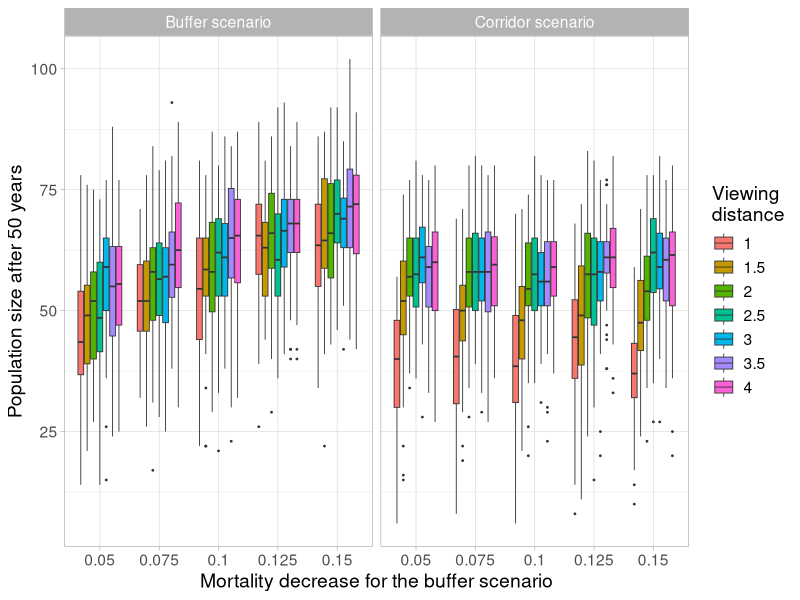
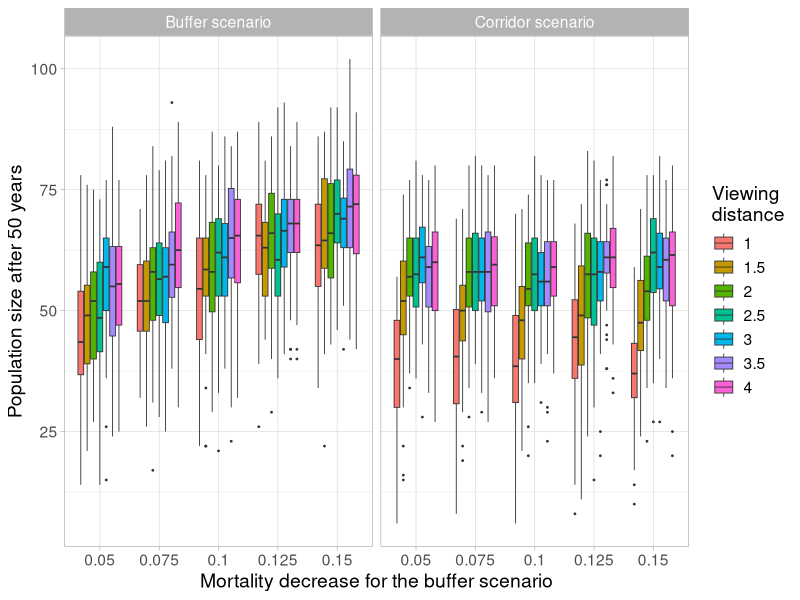

Write R code to recreate these figures, in order.


setwd(getSrcDirectory()[1])


library(dplyr)
library(ggplot2)

data <- readr::read_delim('../data/concat_data.csv')


data  %>%
  select(`newts-buffer`, `newts-corridor`, 
         `mortality-decrease-with-buffer`, 
         `distance-for-viewing-ponds-and-woodland`) %>%
  rename('Buffer scenario' = `newts-buffer`,
         'Corridor scenario' = `newts-corridor`,
         mort = `mortality-decrease-with-buffer`,
         dist = `distance-for-viewing-ponds-and-woodland`) %>%
  tidyr::pivot_longer(cols=c('Buffer scenario', 'Corridor scenario')) %>%
  ggplot()+
  geom_boxplot(aes(x=factor(mort), y = value, fill=factor(dist)),
               size = 0.3, outlier.size = 0.3)+
  scale_fill_discrete('Viewing\ndistance')+
  facet_wrap(~name)+
  labs(x = 'Mortality decrease for the buffer scenario',
       y = 'Population size after 50 years')+
  theme_light()+
  theme(text = element_text(size=14))
ggsave('../results/mortality_viewing_distance.svg')



